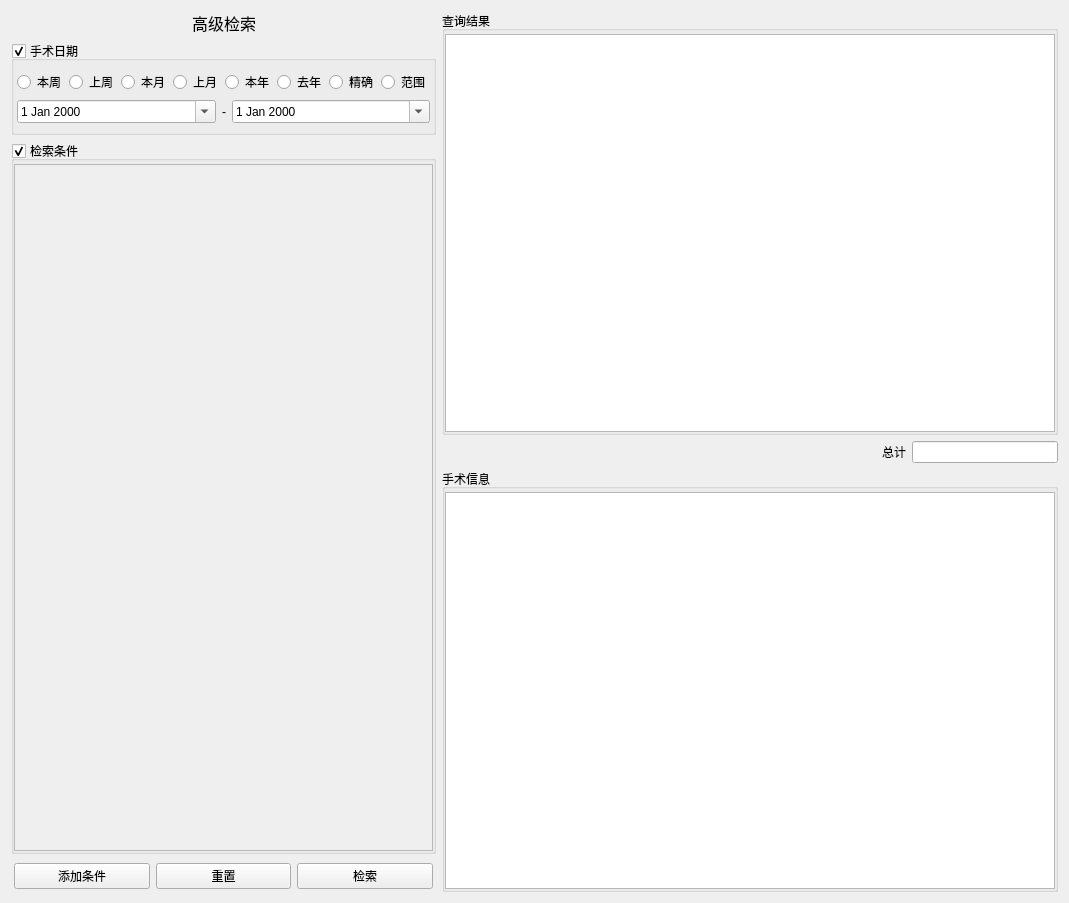
<?xml version="1.0" encoding="UTF-8"?>
<ui version="4.0">
 <class>CWidgetStatistical</class>
 <widget class="QWidget" name="CWidgetStatistical">
  <property name="geometry">
   <rect>
    <x>0</x>
    <y>0</y>
    <width>1069</width>
    <height>903</height>
   </rect>
  </property>
  <property name="windowTitle">
   <string>统计与分析</string>
  </property>
  <layout class="QVBoxLayout" name="verticalLayout" stretch="0">
   <item>
    <layout class="QHBoxLayout" name="horizontalLayout" stretch="5,12">
     <item>
      <layout class="QVBoxLayout" name="verticalLayout_3" stretch="0,0,0,0">
       <item>
        <layout class="QHBoxLayout" name="horizontalLayout_4">
         <item>
          <spacer name="horizontalSpacer_3">
           <property name="orientation">
            <enum>Qt::Horizontal</enum>
           </property>
           <property name="sizeHint" stdset="0">
            <size>
             <width>40</width>
             <height>20</height>
            </size>
           </property>
          </spacer>
         </item>
         <item>
          <widget class="QLabel" name="label_4">
           <property name="font">
            <font>
             <family>微软雅黑</family>
             <pointsize>12</pointsize>
            </font>
           </property>
           <property name="text">
            <string>高级检索</string>
           </property>
          </widget>
         </item>
         <item>
          <spacer name="horizontalSpacer_2">
           <property name="orientation">
            <enum>Qt::Horizontal</enum>
           </property>
           <property name="sizeHint" stdset="0">
            <size>
             <width>40</width>
             <height>20</height>
            </size>
           </property>
          </spacer>
         </item>
        </layout>
       </item>
       <item>
        <widget class="QGroupBox" name="m_grpSurgDate">
         <property name="title">
          <string>手术日期</string>
         </property>
         <property name="checkable">
          <bool>true</bool>
         </property>
         <layout class="QVBoxLayout" name="verticalLayout_4">
          <property name="leftMargin">
           <number>3</number>
          </property>
          <property name="topMargin">
           <number>9</number>
          </property>
          <property name="rightMargin">
           <number>3</number>
          </property>
          <property name="bottomMargin">
           <number>9</number>
          </property>
          <item>
           <layout class="QHBoxLayout" name="horizontalLayout_5">
            <property name="spacing">
             <number>3</number>
            </property>
            <item>
             <widget class="QRadioButton" name="m_radThisWeek">
              <property name="text">
               <string>本周</string>
              </property>
             </widget>
            </item>
            <item>
             <widget class="QRadioButton" name="m_radLastWeek">
              <property name="text">
               <string>上周</string>
              </property>
             </widget>
            </item>
            <item>
             <widget class="QRadioButton" name="m_radThisMonth">
              <property name="text">
               <string>本月</string>
              </property>
             </widget>
            </item>
            <item>
             <widget class="QRadioButton" name="m_radLastMonth">
              <property name="text">
               <string>上月</string>
              </property>
             </widget>
            </item>
            <item>
             <widget class="QRadioButton" name="m_radThisYear">
              <property name="text">
               <string>本年</string>
              </property>
             </widget>
            </item>
            <item>
             <widget class="QRadioButton" name="m_radLastYear">
              <property name="text">
               <string>去年</string>
              </property>
             </widget>
            </item>
            <item>
             <widget class="QRadioButton" name="m_radFindExact">
              <property name="text">
               <string>精确</string>
              </property>
             </widget>
            </item>
            <item>
             <widget class="QRadioButton" name="m_radFindRange">
              <property name="text">
               <string>范围</string>
              </property>
             </widget>
            </item>
           </layout>
          </item>
          <item>
           <layout class="QHBoxLayout" name="horizontalLayout_6" stretch="1,0,1">
            <item>
             <widget class="QDateEdit" name="m_dtStart">
              <property name="calendarPopup">
               <bool>true</bool>
              </property>
             </widget>
            </item>
            <item>
             <widget class="QLabel" name="m_lblDate">
              <property name="text">
               <string>-</string>
              </property>
             </widget>
            </item>
            <item>
             <widget class="QDateEdit" name="m_dtEnd">
              <property name="calendarPopup">
               <bool>true</bool>
              </property>
             </widget>
            </item>
           </layout>
          </item>
         </layout>
        </widget>
       </item>
       <item>
        <widget class="QGroupBox" name="m_grpQueryCondition">
         <property name="title">
          <string>检索条件</string>
         </property>
         <property name="checkable">
          <bool>true</bool>
         </property>
         <layout class="QVBoxLayout" name="verticalLayout_8">
          <property name="spacing">
           <number>0</number>
          </property>
          <property name="leftMargin">
           <number>0</number>
          </property>
          <property name="topMargin">
           <number>3</number>
          </property>
          <property name="rightMargin">
           <number>0</number>
          </property>
          <property name="bottomMargin">
           <number>0</number>
          </property>
          <item>
           <widget class="QScrollArea" name="m_scrCondition">
            <property name="sizePolicy">
             <sizepolicy hsizetype="Expanding" vsizetype="Expanding">
              <horstretch>0</horstretch>
              <verstretch>0</verstretch>
             </sizepolicy>
            </property>
            <property name="widgetResizable">
             <bool>true</bool>
            </property>
            <property name="alignment">
             <set>Qt::AlignLeading|Qt::AlignLeft|Qt::AlignTop</set>
            </property>
            <widget class="QWidget" name="m_wgtCondition">
             <property name="geometry">
              <rect>
               <x>0</x>
               <y>0</y>
               <width>403</width>
               <height>712</height>
              </rect>
             </property>
             <property name="layoutDirection">
              <enum>Qt::LeftToRight</enum>
             </property>
             <layout class="QVBoxLayout" name="verticalLayout_6">
              <item>
               <layout class="QVBoxLayout" name="m_layoutCondition"/>
              </item>
              <item>
               <spacer name="verticalSpacer">
                <property name="orientation">
                 <enum>Qt::Vertical</enum>
                </property>
                <property name="sizeHint" stdset="0">
                 <size>
                  <width>20</width>
                  <height>100000</height>
                 </size>
                </property>
               </spacer>
              </item>
             </layout>
            </widget>
           </widget>
          </item>
         </layout>
        </widget>
       </item>
       <item>
        <layout class="QHBoxLayout" name="horizontalLayout_2">
         <property name="leftMargin">
          <number>3</number>
         </property>
         <property name="topMargin">
          <number>3</number>
         </property>
         <property name="rightMargin">
          <number>3</number>
         </property>
         <property name="bottomMargin">
          <number>3</number>
         </property>
         <item>
          <widget class="QPushButton" name="m_btnAddCondition">
           <property name="text">
            <string>添加条件</string>
           </property>
          </widget>
         </item>
         <item>
          <widget class="QPushButton" name="m_btnResetCondition">
           <property name="text">
            <string>重置</string>
           </property>
          </widget>
         </item>
         <item>
          <widget class="QPushButton" name="m_btnQuery">
           <property name="text">
            <string>检索</string>
           </property>
          </widget>
         </item>
        </layout>
       </item>
      </layout>
     </item>
     <item>
      <layout class="QVBoxLayout" name="verticalLayout_2" stretch="1,0,1">
       <item>
        <widget class="QGroupBox" name="groupBox_3">
         <property name="title">
          <string>查询结果</string>
         </property>
         <layout class="QVBoxLayout" name="verticalLayout_7">
          <property name="spacing">
           <number>0</number>
          </property>
          <property name="leftMargin">
           <number>0</number>
          </property>
          <property name="topMargin">
           <number>3</number>
          </property>
          <property name="rightMargin">
           <number>0</number>
          </property>
          <property name="bottomMargin">
           <number>0</number>
          </property>
          <item>
           <widget class="QTableView" name="m_tblvQueryAns"/>
          </item>
         </layout>
        </widget>
       </item>
       <item>
        <layout class="QHBoxLayout" name="horizontalLayout_3" stretch="3,0,1">
         <item>
          <spacer name="horizontalSpacer">
           <property name="orientation">
            <enum>Qt::Horizontal</enum>
           </property>
           <property name="sizeHint" stdset="0">
            <size>
             <width>40</width>
             <height>20</height>
            </size>
           </property>
          </spacer>
         </item>
         <item>
          <widget class="QLabel" name="label">
           <property name="text">
            <string>总计</string>
           </property>
          </widget>
         </item>
         <item>
          <widget class="QLineEdit" name="m_lineSum"/>
         </item>
        </layout>
       </item>
       <item>
        <widget class="QGroupBox" name="groupBox_2">
         <property name="title">
          <string>手术信息</string>
         </property>
         <layout class="QVBoxLayout" name="verticalLayout_5">
          <property name="spacing">
           <number>0</number>
          </property>
          <property name="leftMargin">
           <number>0</number>
          </property>
          <property name="topMargin">
           <number>3</number>
          </property>
          <property name="rightMargin">
           <number>0</number>
          </property>
          <property name="bottomMargin">
           <number>0</number>
          </property>
          <item>
           <widget class="QTreeView" name="m_treevSurgInfo"/>
          </item>
         </layout>
        </widget>
       </item>
      </layout>
     </item>
    </layout>
   </item>
  </layout>
 </widget>
 <resources/>
 <connections/>
</ui>
